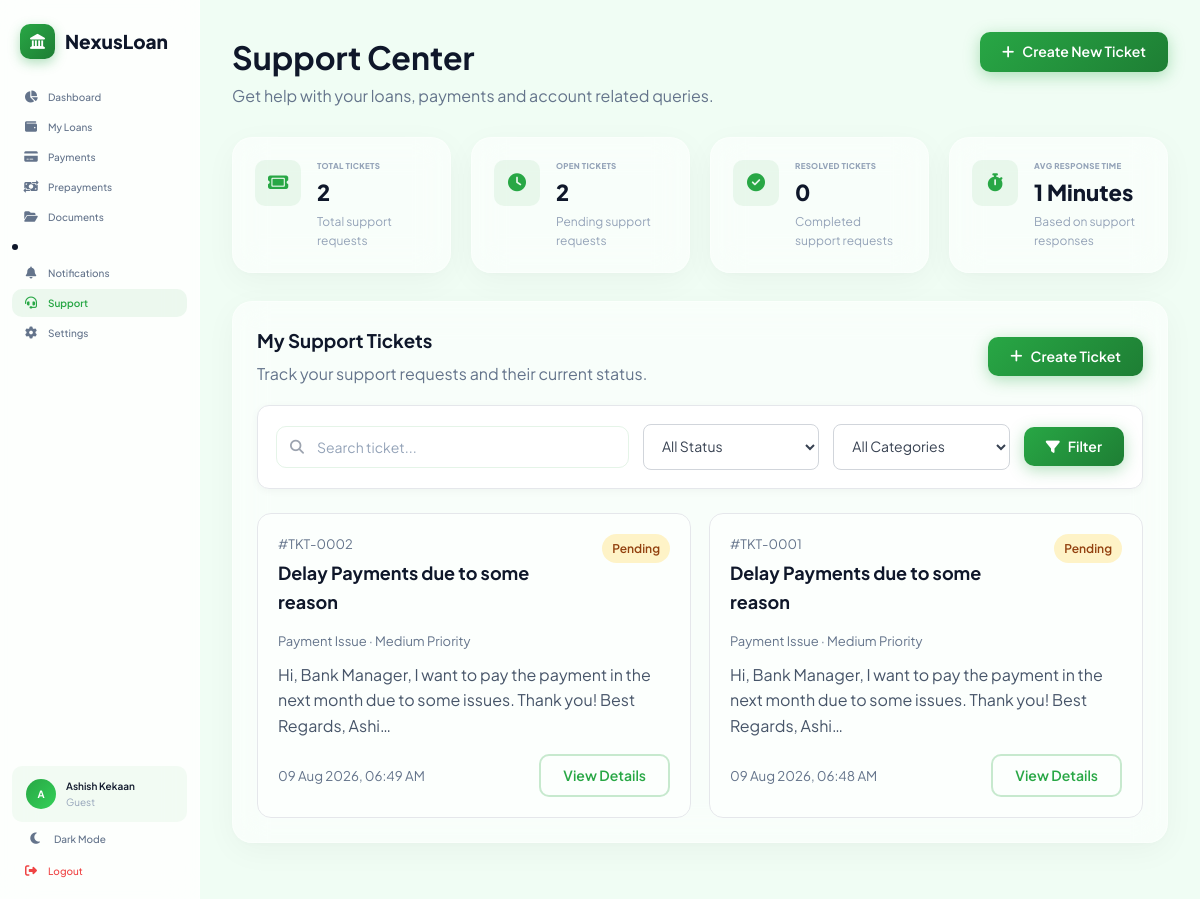
The app's page /support/ (signed in) with its own data.
### accounts/models.py (models this page shows, shortened)
class Profile(models.Model):
    ROLE_CHOICES = [("guest", "Guest"), ("borrower", "Borrower"), ("lender", "Lender")]
    user = models.OneToOneField(
        settings.AUTH_USER_MODEL, on_delete=models.CASCADE, related_name="profile"
    )
    role = models.CharField(max_length=20, choices=ROLE_CHOICES, default="guest")
    phone = models.CharField(max_length=15, blank=True, null=True)
    available_funds = models.DecimalField(max_digits=15, decimal_places=2, default=0)
    kyc_verified = models.BooleanField(default=False)
    pan_number = models.CharField(max_length=10, blank=True, null=True)
    credit_score = models.PositiveIntegerField(
        default=750, help_text="CIBIL score approximation"
    )
    annual_income = models.DecimalField(max_digits=15, decimal_places=2, default=0)
    created_at = models.DateTimeField(auto_now_add=True)

### loans/models.py (models this page shows, shortened)
class SupportTicket(models.Model):
    CATEGORY_CHOICES = [
        ("loan", "Loan Issue"),
        ("payment", "Payment Issue"),
        ("document", "Document Issue"),
        ("account", "Account Issue"),
        ("technical", "Technical Issue"),
        ("other", "Other"),
    ]
    STATUS_CHOICES = [
        ("open", "Open"),
        ("in_progress", "In Progress"),
        ("resolved", "Resolved"),
        ("closed", "Closed"),
    ]
    PRIORITY_CHOICES = [
        ("low", "Low"),
        ("medium", "Medium"),
        ("high", "High"),
        ("urgent", "Urgent"),
    ]
    user = models.ForeignKey(
        settings.AUTH_USER_MODEL,
        on_delete=models.CASCADE,
        related_name="support_tickets",
    )
    loan = models.ForeignKey(
        "Loan",
        on_delete=models.SET_NULL,
        null=True,
        blank=True,
        related_name="support_tickets",
    )
    ticket_number = models.CharField(max_length=30, unique=True, editable=False)
    category = models.CharField(max_length=30, choices=CATEGORY_CHOICES)
    subject = models.CharField(max_length=200)
    message = models.TextField()
    attachment = models.FileField(
        upload_to="support_tickets/%Y/%m/", null=True, blank=True
    )
    status = models.CharField(max_length=20, choices=STATUS_CHOICES, default="open")
    priority = models.CharField(
        max_length=20, choices=PRIORITY_CHOICES, default="medium"
    )
    created_at = models.DateTimeField(auto_now_add=True)
    updated_at = models.DateTimeField(auto_now=True)
    resolved_at = models.DateTimeField(null=True, blank=True)
    last_response_at = models.DateTimeField(null=True, blank=True)
    class Meta:
        ordering = ["-created_at"]
        indexes = [
            models.Index(fields=["user", "status"]),
            models.Index(fields=["user", "created_at"]),
            models.Index(fields=["ticket_number"]),
        ]

### loans/views.py (the view)
# urls.py: path("support/", support_dashboard, name="support_dashboard"),
@login_required
def support_dashboard(request):
    tickets = (
        SupportTicket.objects.filter(user=request.user)
        .select_related("loan")
        .order_by("-created_at")
    )
    search = request.GET.get("search", "").strip()
    status = request.GET.get("status", "").strip()
    category = request.GET.get("category", "").strip()
    if search:
        tickets = tickets.filter(
            Q(ticket_number__icontains=search)
            | Q(subject__icontains=search)
            | Q(message__icontains=search)
        )
    if status:
        tickets = tickets.filter(status=status)
    if category:
        tickets = tickets.filter(category=category)
    paginator = Paginator(tickets, 10)
    page_obj = paginator.get_page(request.GET.get("page"))
    summary = get_support_ticket_summary(request.user)
    context = {
        "page_title": "Support Center",
        "tickets": page_obj.object_list,
        "page_obj": page_obj,
        "summary": summary,
        "search": search,
        "selected_status": status,
        "selected_category": category,
        "status_choices": SupportTicket.STATUS_CHOICES,
        "category_choices": SupportTicket.CATEGORY_CHOICES,
    }
    return render(request, "loans/support_dashboard.html", context)

### loan_manager/context_processors.py (called while the page is built)
def loan_notifications(request):
    if not request.user.is_authenticated:
        return {
            "header_notifications": [],
            "header_unread_notifications": 0,
        }
    if request.user.is_staff:
        notifications = Notification.objects.select_related("loan", "user").order_by(
            "-created_at"
        )[:5]
        unread_count = Notification.objects.filter(is_read=False).count()
    else:
        notifications = (
            Notification.objects.filter(user=request.user)
            .select_related("loan")
            .order_by("-created_at")[:5]
        )
        unread_count = Notification.objects.filter(
            user=request.user, is_read=False
        ).count()
    return {
        "header_notifications": notifications,
        "header_unread_notifications": unread_count,
        "is_admin": request.user.is_staff,
    }

### templates/loans/support_dashboard.html (shortened to what this page needs)
{% extends 'app_layout.html' %}
{% load %}
{% load static %}
{% block app_content %}
<div class="page-header">
    <div>
        <h1>Support Center</h1>
        <p class="text-muted">Get help with your loans, payments and account related queries.</p>
    </div>
    <a href="{% url 'create_support_ticket' %}" class="btn btn-primary">
        <i class="fas fa-plus"></i> Create New Ticket
    </a>
</div>
<div class="summary-grid">
    <div class="summary-card glass-card">
        <div class="sc-icon">
            <i class="fas fa-ticket"></i>
        </div>
        <div class="sc-info">
            <span class="sc-label">Total Tickets</span>
            <span class="sc-value">{{ summary.total }}</span>
            <span class="sc-sub">Total support requests</span>
        </div>
    </div>
    <div class="summary-card glass-card">
        <div class="sc-icon">
            <i class="fas fa-clock"></i>
        </div>
        <div class="sc-info">
            <span class="sc-label">Open Tickets</span>
            <span class="sc-value">{{ summary.open }}</span>
            <span class="sc-sub">Pending support requests</span>
        </div>
    </div>
    <div class="summary-card glass-card">
        <div class="sc-icon">
            <i class="fas fa-circle-check"></i>
        </div>
        <div class="sc-info">
            <span class="sc-label">Resolved Tickets</span>
            <span class="sc-value">{{ summary.resolved }}</span>
            <span class="sc-sub">Completed support requests</span>
        </div>
    </div>
    <div class="summary-card glass-card">
        <div class="sc-icon">
            <i class="fas fa-stopwatch"></i>
        </div>
        <div class="sc-info">
            <span class="sc-label">Avg Response Time</span>
            <span class="sc-value">{{ summary.avg_response_time }}</span>
            <span class="sc-sub">Based on support responses</span>
        </div>
    </div>
</div>
<div class="glass-card" style="padding:24px;margin-bottom:24px;">
    <div style="display:flex;justify-content:space-between;align-items:center;margin-bottom:18px;gap:15px;flex-wrap:wrap;">
        <div>
            <h3 style="margin:0 0 5px;">My Support Tickets</h3>
            <p class="text-muted" style="margin:0;">Track your support requests and their current status.</p>
        </div>
        <a href="{% url 'create_support_ticket' %}" class="btn btn-primary">
            <i class="fas fa-plus"></i> Create Ticket
        </a>
    </div>
    <form method="get" class="filter-form">
        <div class="filter-search">
            <i class="fas fa-search"></i>
            <input type="text" name="search" class="filter-input" value="{{ search }}" placeholder="Search ticket...">
        </div>
        <div>
            <select name="status" class="filter-input">
                <option value="">All Status</option>
            </select>
        </div>
        <div>
            <select name="category" class="filter-input">
                <option value="">All Categories</option>
            </select>
        </div>
        <button type="submit" class="btn btn-primary btn-block">
            <i class="fas fa-filter"></i>
            Filter
        </button>
    </form>
    {% if tickets %}
        <div style="display:grid;grid-template-columns:repeat(auto-fit,minmax(320px,1fr));gap:18px;">
            {% for ticket in tickets %}
                <div style="border:1px solid #e5e7eb;border-radius:14px;padding:20px;background:rgba(255,255,255,.5);">
                    <div style="display:flex;justify-content:space-between;align-items:flex-start;gap:10px;margin-bottom:14px;">
                        <div>
                            <div style="font-size:13px;color:#64748b;margin-bottom:5px;">#{{ ticket.ticket_number }}</div>
                            <h3 style="margin:0;font-size:18px;">{{ ticket.subject }}</h3>
                        </div>
                        {% if ticket.status == "open" %}
                            <span style="padding:5px 10px;border-radius:20px;background:#fef3c7;color:#92400e;font-size:12px;font-weight:600;">Pending</span>
                        {% elif ticket.status == "in_progress" %}
                            <span style="padding:5px 10px;border-radius:20px;background:#dbeafe;color:#1d4ed8;font-size:12px;font-weight:600;">Working</span>
                        {% elif ticket.status == "resolved" %}
                            <span style="padding:5px 10px;border-radius:20px;background:#dcfce7;color:#166534;font-size:12px;font-weight:600;">Solved</span>
                        {% else %}
                            <span style="padding:5px 10px;border-radius:20px;background:#f1f5f9;color:#475569;font-size:12px;font-weight:600;">Closed</span>
                        {% endif %}
                    </div>
                    <div style="font-size:13px;color:#64748b;margin-bottom:10px;">{{ ticket.get_category_display }} · {{ ticket.get_priority_display }} Priority</div>
                    <p style="margin:0 0 15px;color:#475569;line-height:1.6;">{{ ticket.message|truncatechars:120 }}</p>
                    <div style="display:flex;justify-content:space-between;align-items:center;gap:10px;">
                        <small style="color:#64748b;">{{ ticket.created_at|date:"d M Y, h:i A" }}</small>
                        <a href="{% url 'support_ticket_detail' ticket.id %}" class="btn btn-outline btn-sm">View Details</a>
                    </div>
                </div>
            {% endfor %}
        </div>
    {% endif %}
</div>
{% endblock %}

### templates/app_layout.html (shortened to what this page needs)
{% extends 'base.html' %}
{% load static %}
{% block content %}
<div class="app-layout">
    <aside class="sidebar" id="sidebar">
        <div class="sidebar-header">
            <a href="{% url 'dashboard' %}" class="sidebar-logo">
                <div class="logo-icon">
                    <i class="fas fa-landmark"></i>
                </div>
                <span class="logo-text">NexusLoan</span>
            </a>
        </div>
        <nav class="sidebar-nav">
            <a href="{% url 'dashboard' %}" class="nav-item {% if request.resolver_match.url_name == 'dashboard' %}active{% endif %}">
                <i class="fas fa-chart-pie"></i>
                <span>Dashboard</span>
            </a>
            {% if not request.user.is_staff %}
                <a href="{% url 'loan_list' %}" class="nav-item {% if request.resolver_match.url_name == 'loan_list' %}active{% endif %}">
                    <i class="fas fa-wallet"></i>
                    <span>My Loans</span>
                </a>
                <a href="{% url 'payment_dashboard' %}" class="nav-item {% if request.resolver_match.url_name == 'payment_dashboard' %}active{% endif %}">
                    <i class="fas fa-credit-card"></i>
                    <span>Payments</span>
                </a>
                <a href="{% url 'prepayment_dashboard' %}" class="nav-item {% if request.resolver_match.url_name == 'prepayment_dashboard' %}active{% endif %}">
                    <i class="fas fa-money-bill-transfer"></i>
                    <span>Prepayments</span>
                </a>
                <a href="{% url 'documents_dashboard' %}" class="nav-item {% if request.resolver_match.url_name == 'documents_dashboard' %}active{% endif %}">
                    <i class="fas fa-folder-open"></i>
                    <span>Documents</span>
                </a>
                <li>
                    <a href="{% url 'notifications_dashboard' %}" class="nav-item {% if request.resolver_match.url_name == 'notifications_dashboard' %}active{% endif %}">
                        <i class="fas fa-bell"></i>
                        <span>Notifications</span>
                    </a>
                </li>
                <a href="{% url 'support_dashboard' %}" class="nav-item {% if request.resolver_match.url_name == 'support_dashboard' %}active{% endif %}">
                    <i class="fas fa-headset"></i>
                    <span>Support</span>
                </a>
                <a href="{% url 'settings_dashboard' %}" class="nav-item {% if request.resolver_match.url_name == 'settings_dashboard' %}active{% endif %}">
                    <i class="fas fa-gear"></i>
                    <span>Settings</span>
                </a>
            {% endif %}
        </nav>
        <div class="sidebar-footer">
            <div class="user-info">
                <div class="user-avatar">{{ request.user.first_name.0|default:request.user.username.0|upper }}</div>
                <div class="user-details">
                    <span class="user-name">{{ request.user.get_full_name|default:request.user.username }}</span>
                    <span class="user-role">
                        {% if request.user.profile %}
                            {{ request.user.profile.get_role_display }}
                        {% else %}
                            User
                        {% endif %}
                    </span>
                </div>
            </div>
            <button class="theme-toggle" id="themeToggle" aria-label="Toggle dark mode">
                <i class="fas fa-moon" id="themeIcon"></i>
                <span id="themeLabel" style="font-size: 10px;">Dark Mode</span>
            </button>
            <a href="{% url 'logout' %}" class="nav-item nav-logout">
                <i class="fas fa-sign-out-alt"></i>
                <span>Logout</span>
            </a>
        </div>
    </aside>
    <main class="main-content">
        {% block app_content %}{% endblock %}
    </main>
</div>
{% endblock %}

### templates/loans/support_dashboard.html (style rules this page uses)
.filter-form { display: grid; grid-template-columns: minmax(250px, 2fr) minmax(160px, 1fr) minmax(160px, 1fr) auto; gap: 14px; align-items: center; padding: 18px; margin-bottom: 24px; background: #fff; border: 1px solid #e5e7eb; border-radius: 12px; box-shadow: 0 2px 8px rgba(0, 0, 0, .04); }
.filter-search { position: relative; }
.filter-search i { position: absolute; left: 14px; top: 50%; transform: translateY(-50%); color: #9ca3af; font-size: 14px; pointer-events: none; }
.filter-input { width: 100%; height: 46px; padding: 0 14px; border: 1px solid #d1d5db; border-radius: 8px; background: #fff; color: #374151; font-size: 14px; outline: none; transition: all .2s ease; box-sizing: border-box; }
.filter-input::placeholder { color: #9ca3af; }
.filter-search .filter-input { padding-left: 40px; }
select.filter-input { cursor: pointer; appearance: auto; }

### records on screen
SupportTicket: ticket_number "TKT-0002", subject "Delay Payments due to some reason", status "Pending", category "Payment Issue", priority "Medium", message "Hi, Bank Manager, I want to pay the payment in the next month due to some issues. Thank you! Best Regards, Ashi…", created_at "09 Aug 2026, 06:49 AM"
SupportTicket: ticket_number "TKT-0001", subject "Delay Payments due to some reason", status "Pending", category "Payment Issue", priority "Medium", message "Hi, Bank Manager, I want to pay the payment in the next month due to some issues. Thank you! Best Regards, Ashi…", created_at "09 Aug 2026, 06:48 AM"

### other values on screen
{{ request.user.first_name.0|default:request.user.username.0|upper }} "A"
{{ request.user.get_full_name|default:request.user.username }} "Ashish Kekaan"
{{ request.user.profile.get_role_display }} "Guest"
{{ summary.total }} "2"
{{ summary.open }} "2"
{{ summary.resolved }} "0"
{{ summary.avg_response_time }} "1 Minutes"
